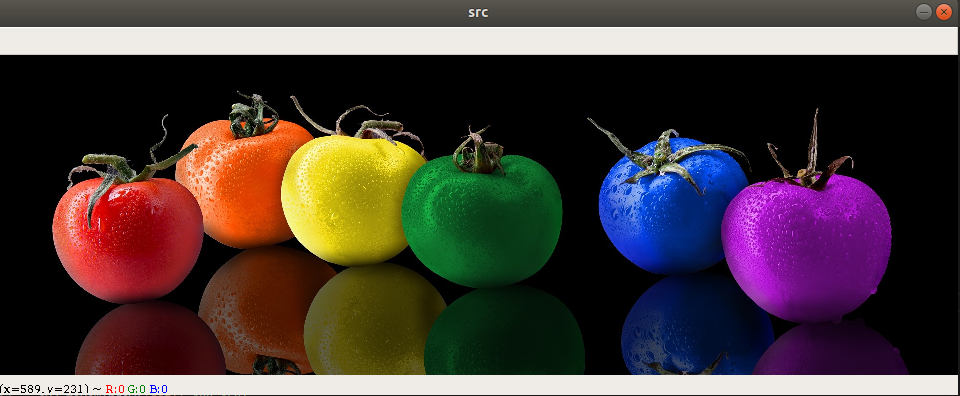
#> input picture src/apple.png, 960 x 396 px
$ python opencv_mvp.py
#> lines starting #> are read from the running program, lines starting #| are printed output that depends on the picture; after the words box and inside, x2 and y2 are one past the last pixel; in counts of white or black regions, pixels touching at a corner belong together
import numpy as np
import cv2

img_color = cv2.imread('apple.png')
#> img_color is the input picture: shape (396, 960, 3); mean B, G, R 58.1, 59.8, 73
height, width = img_color.shape[:2]
#> height = 396; width = 960

img_hsv = cv2.cvtColor(img_color, cv2.COLOR_BGR2HSV)
#> img_hsv: shape (396, 960, 3); mean H, S, V 39.6, 104.1, 85.5

lower_green1 = (50, 150, 15)
upper_green1 = (80, 180, 255)
lower_green2 = (50, 181, 15)
upper_green2 = (80, 220, 255)
lower_green3 = (50, 221, 15)
upper_green3 = (80, 255, 255)


lower_red1 = (170, 70, 50)
upper_red1 = (180, 131, 255)
lower_red2 = (0, 70, 50)
upper_red2 = (4, 131, 255)
lower_red12 = (170, 132, 50)
upper_red12 = (180, 192, 255)
lower_red22 = (0, 132, 50)
upper_red22 = (4, 192, 255)
lower_red13 = (170, 193, 50)
upper_red13 = (180, 255, 255)
lower_red23 = (0, 193, 50)
upper_red23 = (4, 255, 255)


lower_blue1 = (120-10, 70, 30)
upper_blue1 = (120+10, 131, 255)
lower_blue2 = (120-10, 132, 30)
upper_blue2 = (120+10, 192, 255)
lower_blue3 = (120-10, 193, 30)
upper_blue3 = (120+10, 255, 255)

# 각 패턴에 해당하는 색상 배열을 추가합니다.
patterns = [
    (np.array([[0, 0, 0, 0, 0, 0],
               [0, 0, 0, 0, 0, 0],
               [0, 0, 0, 0, 0, 0],
               [1, 1, 1, 1, 1, 1],
               [1, 1, 1, 1, 1, 1],
               [1, 1, 1, 1, 1, 1]], dtype=np.uint8) * 255,  # 체크무늬 패턴
     np.array([0, 0, 0], dtype=np.uint8)),  # 빨간색1

    (np.array([[0, 0, 0, 0, 0, 0],
               [0, 0, 0, 0, 0, 0],
               [0, 0, 0, 0, 0, 0],
               [0, 1, 1, 1, 1, 0],
               [0, 1, 1, 1, 1, 0],
               [0, 1, 1, 1, 1, 0]], dtype=np.uint8) * 255,  # 체크무늬 패턴
     np.array([0, 0, 0], dtype=np.uint8)),  # 빨간색2

    (np.array([[0, 0, 0, 0, 0, 0],
               [0, 0, 0, 0, 0, 0],
               [0, 0, 0, 0, 0, 0],
               [0, 0, 1, 1, 0, 0],
               [0, 0, 1, 1, 0, 0],
               [0, 0, 1, 1, 0, 0]], dtype=np.uint8) * 255,  # 체크무늬 패턴
     np.array([0, 0, 0], dtype=np.uint8)),  # 빨간색3

    (np.array([[0, 0, 0, 1, 1, 1],
               [0, 0, 0, 1, 1, 1],
               [0, 0, 0, 1, 1, 1],
               [0, 0, 0, 1, 1, 1],
               [0, 0, 0, 1, 1, 1],
               [0, 0, 0, 1, 1, 1]], dtype=np.uint8) * 255,  # 체크무늬 패턴
     np.array([0, 0, 0], dtype=np.uint8)),  # 초록색1

    (np.array([[0, 0, 0, 0, 0, 0],
               [0, 0, 0, 1, 1, 1],
               [0, 0, 0, 1, 1, 1],
               [0, 0, 0, 1, 1, 1],
               [0, 0, 0, 1, 1, 1],
               [0, 0, 0, 0, 0, 0]], dtype=np.uint8) * 255,  # 체크무늬 패턴
     np.array([0, 0, 0], dtype=np.uint8)),  # 초록색2
    (np.array([[0, 0, 0, 0, 0, 0],
               [0, 0, 0, 0, 0, 0],
               [0, 0, 0, 1, 1, 1],
               [0, 0, 0, 1, 1, 1],
               [0, 0, 0, 0, 0, 0],
               [0, 0, 0, 0, 0, 0]], dtype=np.uint8) * 255,  # 체크무늬 패턴
     np.array([0, 0, 0], dtype=np.uint8)),  # 초록색3

    (np.array([[1, 1, 1, 1, 1, 1],
               [1, 0, 0, 0, 1, 1],
               [1, 0, 0, 0, 0, 1],
               [1, 0, 0, 0, 0, 1],
               [1, 1, 0, 0, 1, 1],
               [1, 1, 1, 1, 1, 1]], dtype=np.uint8) * 255,  # 체크무늬 패턴
     np.array([0, 0, 0], dtype=np.uint8)),  # 파란색1

    (np.array([[1, 1, 0, 0, 1, 1],
               [1, 0, 0, 0, 0, 1],
               [0, 0, 0, 0, 0, 0],
               [0, 0, 0, 0, 0, 0],
               [1, 0, 0, 0, 0, 1],
               [1, 1, 0, 0, 1, 1]], dtype=np.uint8) * 255,  # 체크무늬 패턴
     np.array([0, 0, 0], dtype=np.uint8)),  # 파란색2

    (np.array([[1, 0, 0, 0, 0, 1],
               [0, 0, 0, 0, 0, 0],
               [0, 0, 0, 0, 0, 0],
               [0, 0, 0, 0, 0, 0],
               [0, 0, 0, 0, 0, 0],
               [1, 0, 0, 0, 0, 1]], dtype=np.uint8) * 255,  # 체크무늬 패턴
     np.array([0, 0, 0], dtype=np.uint8))  # 파란색3
]

while True:
    n = int(input("1. 빨간색, 2. 초록색, 3. 파란색: "))

    if n == 1:
        img_mask1 = cv2.inRange(img_hsv, lower_red1, upper_red1)
        img_mask2 = cv2.inRange(img_hsv, lower_red2, upper_red2)
        final_mask1 = cv2.bitwise_or(img_mask1, img_mask2)
        pattern1, base_color1 = patterns[3*n-3]
        img_mask12 = cv2.inRange(img_hsv, lower_red12, upper_red12)
        img_mask22 = cv2.inRange(img_hsv, lower_red22, upper_red22)
        final_mask2 = cv2.bitwise_or(img_mask12, img_mask22)
        pattern2, base_color2 = patterns[3*n-2]
        img_mask13 = cv2.inRange(img_hsv, lower_red13, upper_red13)
        img_mask23 = cv2.inRange(img_hsv, lower_red23, upper_red23)
        final_mask3 = cv2.bitwise_or(img_mask13, img_mask23)
        pattern3, base_color3 = patterns[3*n-1]
        final_mask=cv2.bitwise_or(final_mask1,cv2.bitwise_or(final_mask2,final_mask3))

        break
    elif n == 2:
        final_mask1 = cv2.inRange(img_hsv, lower_green1, upper_green1)
        pattern1, base_color1 = patterns[3*n-3]
        final_mask2 = cv2.inRange(img_hsv, lower_green2, upper_green2)
        pattern2, base_color2 = patterns[3*n-2]
        final_mask3 = cv2.inRange(img_hsv, lower_green3, upper_green3)
        pattern3, base_color3 = patterns[3*n-1]
        final_mask=cv2.bitwise_or(final_mask1,cv2.bitwise_or(final_mask2,final_mask3))
        break
    elif n == 3:
        final_mask1 = cv2.inRange(img_hsv, lower_blue1, upper_blue1)
        pattern1, base_color1 = patterns[3*n-3]
        final_mask2 = cv2.inRange(img_hsv, lower_blue2, upper_blue2)
        pattern2, base_color2 = patterns[3*n-2]
        final_mask3 = cv2.inRange(img_hsv, lower_blue3, upper_blue3)
        pattern3, base_color3 = patterns[3*n-1]
        final_mask=cv2.bitwise_or(final_mask1,cv2.bitwise_or(final_mask2,final_mask3))
        break
    else:
        print("잘못된 입력입니다. 다시 입력해주세요.")
#> this loop made 1 pass; the answer given on pass 1: 1
#> pass 1, `img_mask1 = cv2.inRange(img_hsv, lower_red1, upper_red1)`:
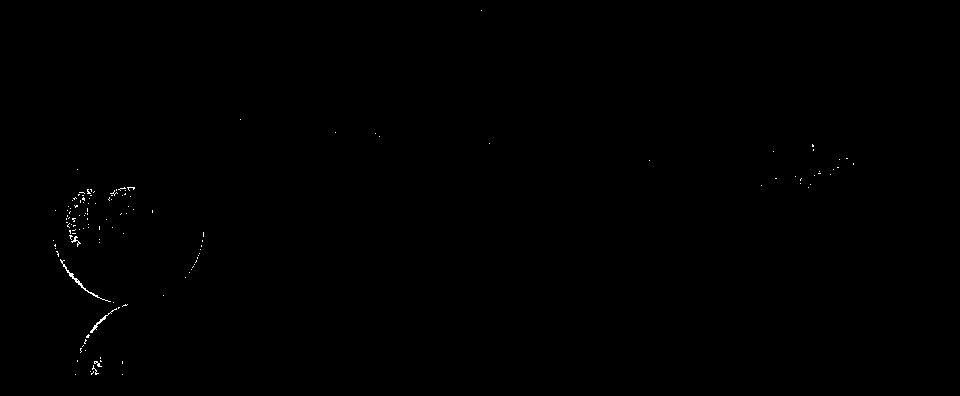
#> img_mask1: shape (396, 960); 0.16% white in thin lines or dots, all inside (x1, y1, x2, y2) = (53, 10, 854, 375)
#> after the loop:
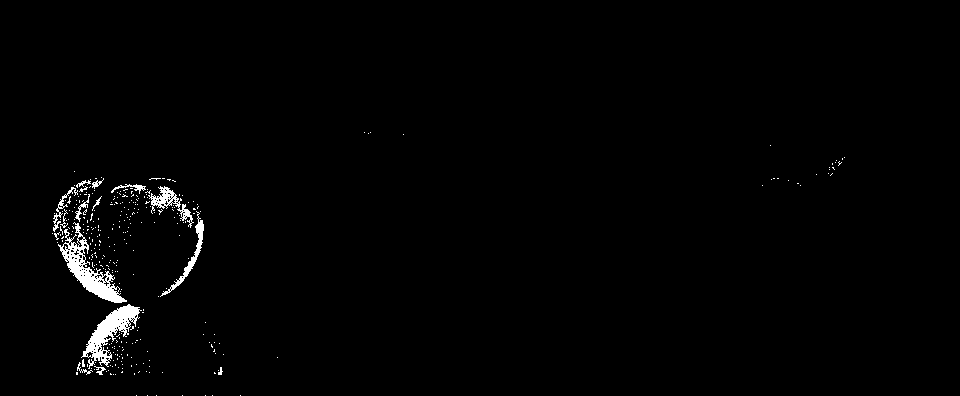
#> final_mask2: shape (396, 960); 1.3% white; 322 white regions (307 under 20 px), largest, box (x1, y1, x2, y2) and area: (58, 222, 127, 303) 1492, (81, 304, 142, 369) 1326, (148, 186, 194, 228) 488
#> after the loop:
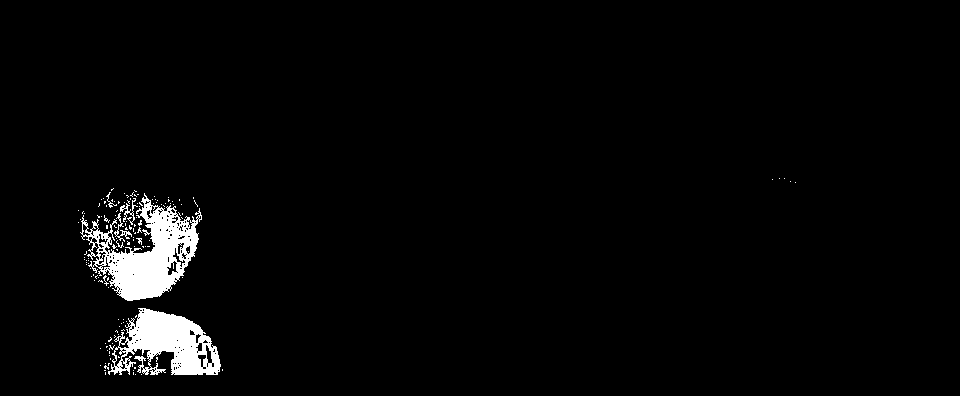
#> img_mask13: shape (396, 960); 2.8% white; 143 white regions (136 under 20 px), largest, box (x1, y1, x2, y2) and area: (80, 193, 202, 301) 5506, (108, 308, 221, 375) 4242, (120, 198, 138, 225) 129


img_result1 = img_color.copy()
img_result2 = img_color.copy()
img_result3 = img_color.copy()

# 패턴 입히기
pattern_size1 = pattern1.shape[0]  # 패턴의 크기
for y in range(0, height-pattern_size1+1, pattern_size1):
    for x in range(0, width-pattern_size1+1, pattern_size1):
        if np.any(final_mask1[y:y + pattern_size1, x:x + pattern_size1]):
            pattern_mask = pattern1 > 0
            inv_alpha = pattern1.astype(float) / 255.0

            # 명도 정보를 가져와서 패턴 색을 변경합니다.
            v_value = img_hsv[y:y + pattern_size1, x:x + pattern_size1, 2]
            v_value_inverted = 255 - v_value
            new_color = base_color1 * v_value_inverted[..., np.newaxis] / 255.0 + (255 - base_color1) * (1 - v_value_inverted[..., np.newaxis] / 255.0)

            # 새로운 색을 적용합니다.
            img_result1[y:y + pattern_size1, x:x + pattern_size1][pattern_mask] = new_color[pattern_mask].astype(np.uint8)
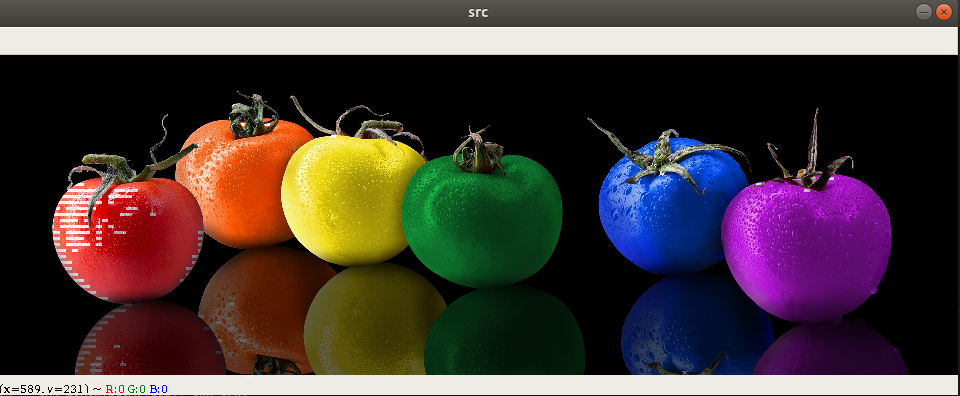
#> img_result1: shape (396, 960, 3); 1.01% of pixels changed, all inside (x1, y1, x2, y2) = (48, 9, 855, 396)

pattern_size2 = pattern2.shape[0]  # 패턴의 크기
for y in range(0, height-pattern_size2+1, pattern_size2):
    for x in range(0, width-pattern_size2+1, pattern_size2):
        if np.any(final_mask2[y:y + pattern_size2, x:x + pattern_size2]):
            pattern_mask = pattern2 > 0
            inv_alpha = pattern2.astype(float) / 255.0

            # 명도 정보를 가져와서 패턴 색을 변경합니다.
            v_value = img_hsv[y:y + pattern_size2, x:x + pattern_size2, 2]
            v_value_inverted = 255 - v_value
            new_color = base_color2 * v_value_inverted[..., np.newaxis] / 255.0 + (255 - base_color2) * (1 - v_value_inverted[..., np.newaxis] / 255.0)

            # 새로운 색을 적용합니다.
            img_result2[y:y + pattern_size2, x:x + pattern_size2][pattern_mask] = new_color[pattern_mask].astype(np.uint8)
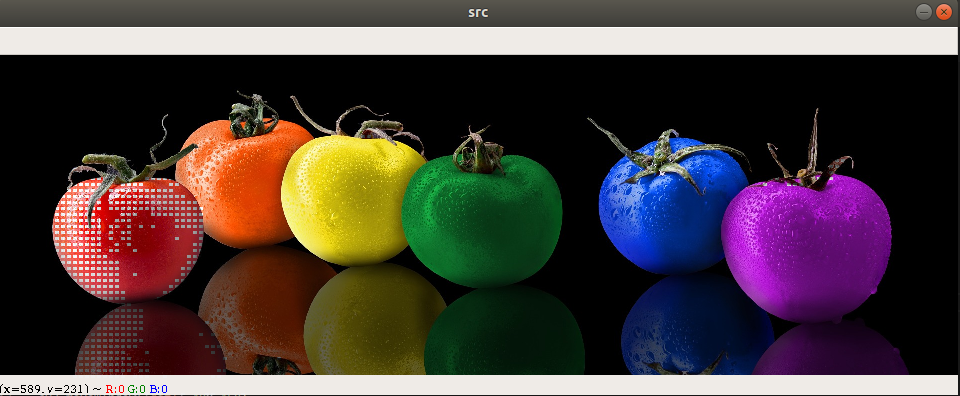
#> img_result2: shape (396, 960, 3); 1.41% of pixels changed, all inside (x1, y1, x2, y2) = (49, 135, 845, 396)


pattern_size3 = pattern3.shape[0]  # 패턴의 크기
for y in range(0, height-pattern_size3+1, pattern_size3):
    for x in range(0, width-pattern_size3+1, pattern_size3):
        if np.any(final_mask3[y:y + pattern_size3, x:x + pattern_size2]):
            pattern_mask = pattern3 > 0
            inv_alpha = pattern3.astype(float) / 255.0

            # 명도 정보를 가져와서 패턴 색을 변경합니다.
            v_value = img_hsv[y:y + pattern_size3, x:x + pattern_size3, 2]
            v_value_inverted = 255 - v_value
            new_color = base_color3 * v_value_inverted[..., np.newaxis] / 255.0 + (255 - base_color3) * (1 - v_value_inverted[..., np.newaxis] / 255.0)

            # 새로운 색을 적용합니다.
            img_result3[y:y + pattern_size3, x:x + pattern_size3][pattern_mask] = new_color[pattern_mask].astype(np.uint8)
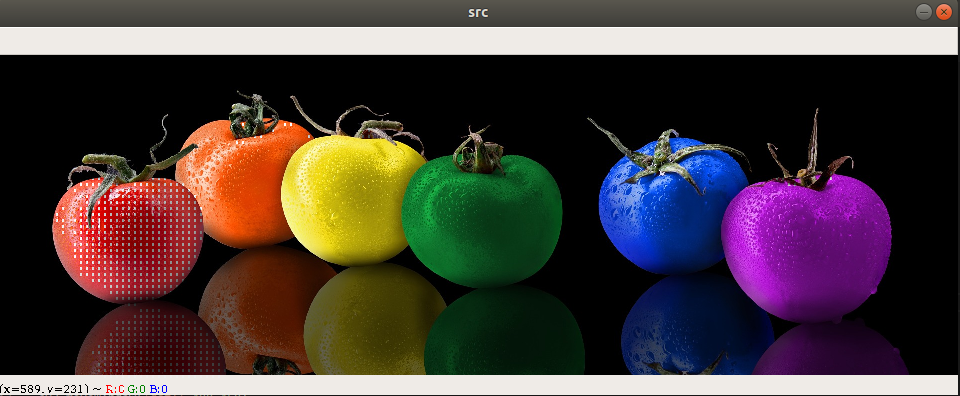
#> img_result3: shape (396, 960, 3); 0.97% of pixels changed, all inside (x1, y1, x2, y2) = (50, 117, 832, 396)

img_result = cv2.bitwise_or(img_result1, cv2.bitwise_or(img_result2,img_result3))


cv2.imshow('img_color', img_color)
cv2.imshow('img_mask', final_mask)
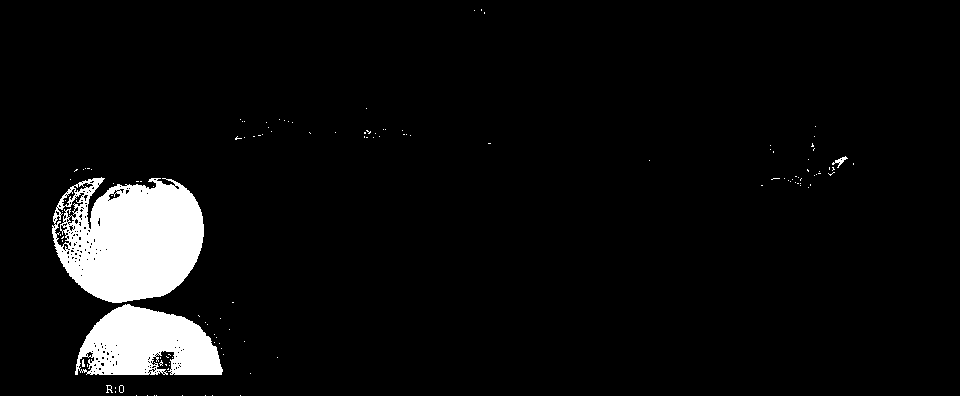
#> window 'img_mask': shape (396, 960); 5.7% white; 125 white regions (121 under 20 px), largest, box (x1, y1, x2, y2) and area: (52, 177, 204, 303) 13934, (75, 304, 223, 375) 7264, (832, 156, 848, 168) 62, (106, 385, 113, 393) 25
cv2.imshow('img_result', img_result)
cv2.waitKey(0)
cv2.destroyAllWindows()
